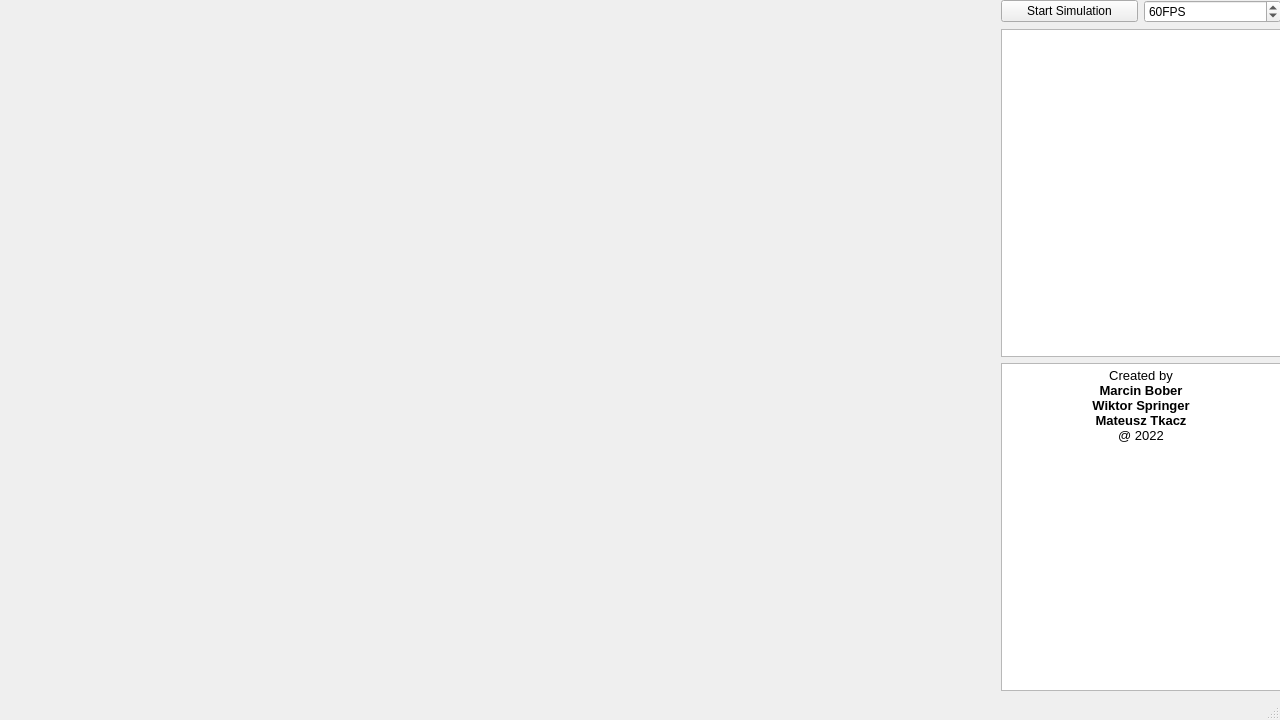
<?xml version="1.0" encoding="UTF-8"?>
<ui version="4.0">
 <class>MainWindow</class>
 <widget class="QMainWindow" name="MainWindow">
  <property name="geometry">
   <rect>
    <x>0</x>
    <y>0</y>
    <width>1280</width>
    <height>720</height>
   </rect>
  </property>
  <property name="minimumSize">
   <size>
    <width>1280</width>
    <height>720</height>
   </size>
  </property>
  <property name="maximumSize">
   <size>
    <width>1280</width>
    <height>720</height>
   </size>
  </property>
  <property name="windowTitle">
   <string>Warehouse Manager</string>
  </property>
  <property name="windowIcon">
   <iconset resource="../resources.qrc">
    <normaloff>:/icon/resources/icons/warehouse.png</normaloff>:/icon/resources/icons/warehouse.png</iconset>
  </property>
  <widget class="QWidget" name="centralwidget">
   <widget class="QWidget" name="horizontalLayoutWidget">
    <property name="geometry">
     <rect>
      <x>0</x>
      <y>0</y>
      <width>1281</width>
      <height>691</height>
     </rect>
    </property>
    <layout class="QHBoxLayout" name="horizontalLayout">
     <item>
      <spacer name="horizontalSpacer">
       <property name="orientation">
        <enum>Qt::Horizontal</enum>
       </property>
       <property name="sizeHint" stdset="0">
        <size>
         <width>40</width>
         <height>20</height>
        </size>
       </property>
      </spacer>
     </item>
     <item>
      <layout class="QVBoxLayout" name="verticalLayout">
       <item>
        <layout class="QHBoxLayout" name="buttons_layout">
         <item>
          <widget class="QPushButton" name="start_button">
           <property name="text">
            <string>Start Simulation</string>
           </property>
          </widget>
         </item>
         <item>
          <widget class="QSpinBox" name="speed_box">
           <property name="suffix">
            <string>FPS</string>
           </property>
           <property name="minimum">
            <number>15</number>
           </property>
           <property name="maximum">
            <number>240</number>
           </property>
           <property name="singleStep">
            <number>15</number>
           </property>
           <property name="value">
            <number>60</number>
           </property>
          </widget>
         </item>
        </layout>
       </item>
       <item>
        <widget class="QListWidget" name="listWidget">
         <property name="maximumSize">
          <size>
           <width>280</width>
           <height>16777215</height>
          </size>
         </property>
        </widget>
       </item>
       <item>
        <widget class="QTextBrowser" name="textBrowser">
         <property name="sizePolicy">
          <sizepolicy hsizetype="Minimum" vsizetype="Expanding">
           <horstretch>0</horstretch>
           <verstretch>0</verstretch>
          </sizepolicy>
         </property>
         <property name="html">
          <string>&lt;!DOCTYPE HTML PUBLIC &quot;-//W3C//DTD HTML 4.0//EN&quot; &quot;http://www.w3.org/TR/REC-html40/strict.dtd&quot;&gt;
&lt;html&gt;&lt;head&gt;&lt;meta name=&quot;qrichtext&quot; content=&quot;1&quot; /&gt;&lt;style type=&quot;text/css&quot;&gt;
p, li { white-space: pre-wrap; }
&lt;/style&gt;&lt;/head&gt;&lt;body style=&quot; font-family:'Noto Sans'; font-size:10pt; font-weight:400; font-style:normal;&quot;&gt;
&lt;p align=&quot;center&quot; style=&quot; margin-top:0px; margin-bottom:0px; margin-left:0px; margin-right:0px; -qt-block-indent:0; text-indent:0px;&quot;&gt;Created by&lt;/p&gt;
&lt;p align=&quot;center&quot; style=&quot; margin-top:0px; margin-bottom:0px; margin-left:0px; margin-right:0px; -qt-block-indent:0; text-indent:0px;&quot;&gt;&lt;span style=&quot; font-weight:600;&quot;&gt;Marcin Bober&lt;/span&gt;&lt;/p&gt;
&lt;p align=&quot;center&quot; style=&quot; margin-top:0px; margin-bottom:0px; margin-left:0px; margin-right:0px; -qt-block-indent:0; text-indent:0px;&quot;&gt;&lt;span style=&quot; font-weight:600;&quot;&gt;Wiktor Springer&lt;/span&gt;&lt;/p&gt;
&lt;p align=&quot;center&quot; style=&quot; margin-top:0px; margin-bottom:0px; margin-left:0px; margin-right:0px; -qt-block-indent:0; text-indent:0px;&quot;&gt;&lt;span style=&quot; font-weight:600;&quot;&gt;Mateusz Tkacz&lt;/span&gt;&lt;/p&gt;
&lt;p align=&quot;center&quot; style=&quot; margin-top:0px; margin-bottom:0px; margin-left:0px; margin-right:0px; -qt-block-indent:0; text-indent:0px;&quot;&gt;@ 2022&lt;/p&gt;&lt;/body&gt;&lt;/html&gt;</string>
         </property>
        </widget>
       </item>
      </layout>
     </item>
    </layout>
   </widget>
  </widget>
  <widget class="QStatusBar" name="statusbar"/>
 </widget>
 <resources>
  <include location="../resources.qrc"/>
 </resources>
 <connections/>
</ui>
